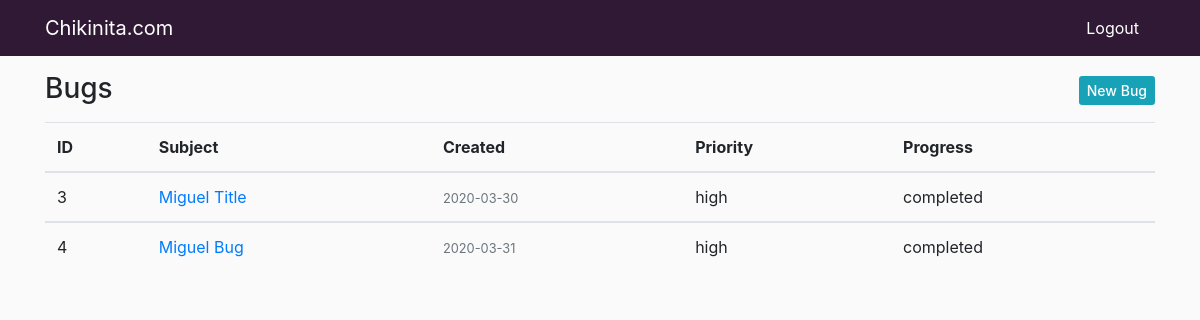
Before: /index (signed in) with the older database file.
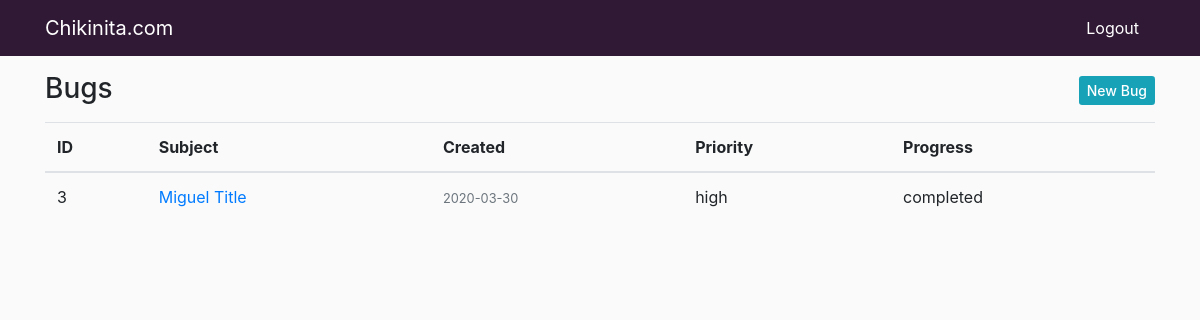
After: the same page with the newer database file.
### app/models.py (models this page shows, shortened)
class Tracker(db.Model):
    id = db.Column(db.Integer, primary_key=True)
    subject = db.Column(db.String(140), nullable=False)
    content = db.Column(db.String(300), nullable=False)
    priority = db.Column(db.String(16), nullable=False)
    progress = db.Column(db.String(16), nullable=False)
    date_created = db.Column(db.DateTime, default=datetime.utcnow)
    user_id = db.Column(db.Integer, db.ForeignKey('user.id'))

### app/routes.py (the view)
@app.route("/")
@app.route("/index")
@login_required
def index():
    track = Tracker.query.all()
    return render_template('index.html', track=track)

### app/models.py (called while the page is built)
@login.user_loader
def load_user(id):
    return User.query.get(int(id))

### app/templates/index.html
{% extends "base.html" %} {% block content %}
<div class="container">
<div>
  <h3>Bugs
  <a class="bt btn-info btn-sm float-right mt-1 mb-1" href="{{ url_for('new_bug') }}">New Bug</a></h3>
</div>
  <table class="table table-hover mt-3">
    <thead class="table">
        <tr>
          <th>ID</th>
          <th>Subject</th>
          <th>Created</th>
          <th>Priority</th>
          <th>Progress</th>
        </tr>
      </thead>
        {% for t in track %}
          {% if t.author == current_user %}
          <tbody>
            <tr>
              <td>
                {{ t.id }}
              </td>
              <td>
                <a class="article-title" href="{{ url_for('bug', track_id=t.id) }}"
                  >{{ t.subject.title() }}</a
                >
              </td>
              <td>
                <small class="text-muted"
                  >{{ t.date_created.strftime('%Y-%m-%d') }}</small
                >
              </td>
              <td>
                {{ t.priority }}
              </td>
              <td>
                {{ t.progress }}
            {% endif %}
            {% endfor %}
    </tbody>
  </table>
</div>
{% endblock content %}

### app/templates/base.html (shortened to what this page needs)
<!DOCTYPE html>
<html lang="en">
<head>
  <link rel="stylesheet" href="https://maxcdn.bootstrapcdn.com/bootstrap/4.4.1/css/bootstrap.min.css">
  <link href="{{ url_for('static', filename='main.css') }}" rel="stylesheet">
</head>
<body>
  <nav class="navbar navbar-expand-lg navbar-dark bg-dark_purple fixed-top">
    <div class="container">
      <a class="navbar-brand" href="{{ url_for('index') }}">Chikinita.com</a>
        {% if current_user.is_anonymous %}
        <ul class="navbar-nav">
          <li class="nav-item">
                <a class="nav-link" href="{{ url_for('login') }}">Login <span class="sr-only">(current)</span></a>
                </li>
        {% else %}
          <li class="nav-item nav-link">
                <a id="welcome" href="{{ url_for('logout') }}">Logout <span class="sr-only">(current)</span></a>
                </li>
        {% endif %}
      </nav>
  <div id="page-content-wrapper">
    <div class="container-fluid"">
  {% block content %}
  {% endblock %}
    </div>
    </div>
    </body>
    </html>

### app/static/main.css (style rules this page uses)
body { padding-top: 56px; background-color: #fafafa; margin-top: 1rem; }
.bg-dark_purple { background-color: #301934; }
#welcome { color: white; }

Changed rows visible on the page:
removed Tracker: id "4", subject "Miguel Bug", date_created "2020-03-31", priority "high", progress "completed"
